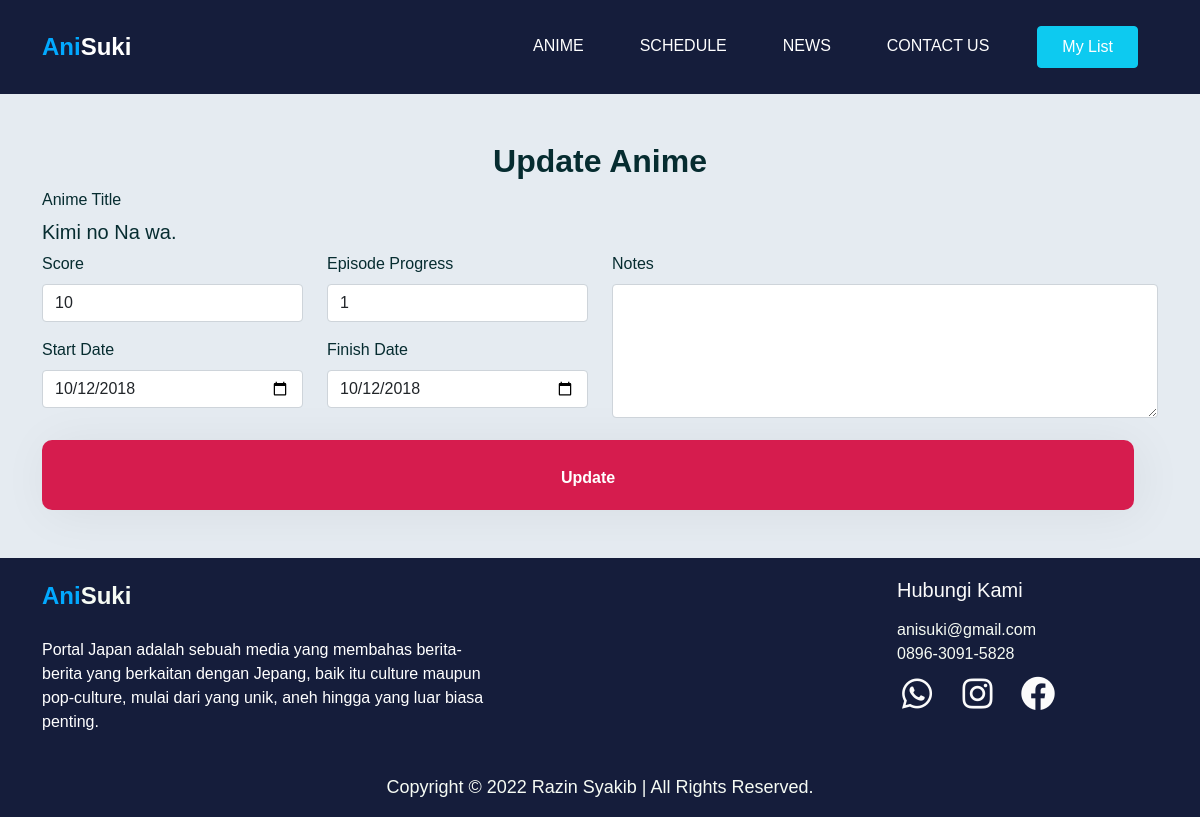
Page /list_update.php?id_anime=Ani0007 on the committed database.
### tables this page shows
CREATE TABLE `anime_list` (
  `id_anime` varchar(7) NOT NULL,
  `anime_title` varchar(255) NOT NULL,
  `score` int(2) NOT NULL,
  `episode_progress` int(4) NOT NULL,
  `start_date` date NOT NULL,
  `finish_date` date NOT NULL,
  `notes` varchar(255) NOT NULL
);

### list_update.php (the view, shortened to what this page needs)
<?php
require 'koneksi.php';
?>
<!doctype html>
<html lang="en">
<head>
    <link href="https://cdn.jsdelivr.net/npm/bootstrap@5.0.2/dist/css/bootstrap.min.css" rel="stylesheet">
    <link rel="stylesheet" href="style.css">
    <link href="https://unpkg.com/aos@2.3.1/dist/aos.css" rel="stylesheet">
    <link href='https://unpkg.com/boxicons@2.1.2/css/boxicons.min.css' rel='stylesheet'>
    <link rel="stylesheet" href="path/to/font-awesome/css/font-awesome.min.css">
</head>
<body>
    <header>
        <div id="nav-scroll">
            <nav class="navbar navbar-expand-lg navbar-light py-4 bgcolor" data-aos="fade-down">
                <div class="container">
                    <a class="navbar-brand" href="#"><span>Ani</span>Suki</a>
                    <div class="collapse navbar-collapse" id="navbarResponsive">
                        <div class="navbar-nav ms-auto">
                            <a class="nav-link" aria-current="page" href="nime.html">ANIME</a>
                            <a class="nav-link" href="#">SCHEDULE</a>
                            <a class="nav-link" href="news.php">NEWS</a>
                            <a class="nav-link" href="contact.php">CONTACT US</a>
                            <a class="nav-link btn btn-info px-4 text-white" href="list.php">My List</a>
                        </div>
                    </div>
                </div>
            </nav>
        </div>
    </header>
    <section class="body-edit">
        <?php
        if (isset($_GET['id_anime'])) {
            $id_anime = mysqli_real_escape_string($connect, $_GET['id_anime']);
            $query = "SELECT * FROM anime_list WHERE id_anime='$id_anime'";
            $query_run = mysqli_query($connect, $query);
            if (mysqli_num_rows($query_run) > 0) {
                $list = mysqli_fetch_array($query_run);
        ?>
                <div class="container">
                    <div class="row pt-5" data-aos="fade-up" data-aos-once="true">
                        <div class="col-12">
                            <h2 class="section-heading">Update Anime</h2>
                        </div>
                        <form method="POST">
                            <div class="row">
                                <div class="col-12">
                                    <label for="" class="form-label">Anime Title</label>
                                    <h5 class="tittle-anime">
                                        <?php
                                        echo $list['anime_title'];
                                        ?></h5>
                                </div>
                                <div class="col-3">
                                    <div class="row">
                                        <div class="col-12 mb-3" data-aos="fade-up" data-aos-once="true" data-aos-delay="100">
                                            <label for="" class="form-label">Score</label>
                                            <input type="number" class="form-control" name="score" value="<?= $list['score']; ?>" required>
                                        </div>
                                        <div class="col-12 mb-3" data-aos="fade-up" data-aos-once="true" data-aos-delay="200">
                                            <label for="" class="form-label">Start Date</label>
                                            <input type="date" class="form-control" name="start_date" value="<?= $list['start_date']; ?>" required>
                                        </div>
                                    </div>
                                </div>
                                <div class="col-3">
                                    <div class="row">
                                        <div class="col-12 mb-3" data-aos="fade-up" data-aos-once="true" data-aos-delay="200">
                                            <label for="" class="form-label">Episode Progress</label>
                                            <input type="number" class="form-control" name="episode_progress" min="1" max="12" value="<?= $list['episode_progress']; ?>" required>
                                        </div>
                                        <div class="col-12 mb-3" data-aos="fade-up" data-aos-once="true" data-aos-delay="200">
                                            <label for="" class="form-label">Finish Date</label>
                                            <input type="date" class="form-control" name="finish_date" value="<?= $list['finish_date']; ?>">
                                        </div>
                                    </div>
                                </div>
                                <div class="col-6" data-aos="fade-up" data-aos-once="true" data-aos-delay="400">
                                    <label for="exampleFormControlTextarea1" class="form-label">Notes</label>
                                    <textarea class="form-control" id="exampleFormControlTextarea1" rows="5" name="notes"><?= $list['notes']; ?></textarea>
                                </div>
                                <div class="row mt-3">
                                    <div class="col-12">
                                        <button type="submit" name="update_list" class="button">
                                            <p>Update</p>
                                        </button>
                                    </div>
                                </div>
                            </div>
                        </form>
                    </div>
                </div>
        <?php
            } else {
                echo "No such Id Found";
            }
        }
        ?>
    </section>
    <section class="footer mt-5">
        <div class="container">
            <div class="row">
                <div class="col-5">
                    <div class="logo-footer">
                        <a class="navbar-brand" href="index.html"><span>Ani</span>Suki</a>
                    </div>
                    <div class="info mt-4">
                        <div class="footer-text mt-3">
                            <p class="text-white">Portal Japan adalah sebuah media yang membahas berita-berita
                                yang berkaitan dengan Jepang, baik itu culture maupun pop-culture, mulai dari yang unik,
                                aneh hingga yang luar biasa penting.</p>
                        </div>
                    </div>
                </div>
                <div class="col-4"></div>
                <div class="col-2">
                    <div class="info">
                        <h5 style="color: #FBFBFB;">Hubungi Kami</h5>
                        <div class="sosmed">
                            <div class="row mt-3">
                                <div class="col-12">
                                    <a href="mailto: anisuki@gmail.com" target="_blank" class=" infotxt">anisuki@gmail.com</a>
                                </div>
                                <div class="col-12">
                                    <a href="#" class="infotxt">0896-3091-5828</a>
                                </div>
                                <div class="col-12 mt-2">
                                    <a href="#"><i class="bx bxl-whatsapp pe-2"></i></a>
                                    <a href="#"><i class='bx bxl-instagram px-2'></i></a>
                                    <a href="#"><i class='bx bxl-facebook-circle ps-2'></i></a>
                                </div>
                            </div>
                        </div>
                    </div>
                </div>
                <div class="col-1"></div>
            </div>
            <div class="row">
                <div class="col-12 mt-4">
                    <p class="copyright">Copyright © 2022 Razin Syakib | All Rights Reserved.</p>
                </div>
            </div>
        </div>
    </section>
</body>
</html>

### style.css (style rules this page uses)
* { box-sizing: border-box !important; color: #062C30; font-family: "Poppins", sans-serif; }
body { background-color: #E5EBF1; }
a { text-decoration: none; }
.navbar { background-color: #151D3B; }
.navbar-brand { font-weight: 900; font-size: 24px; }
.navbar a { color: white !important; }
.navbar-brand span { color: #02A9FF; }
.nav-link { color: white !important; margin-right: 20px; margin-left: 20px; }
.button { width: 100%; height: 70px; background-color: #D61C4E; border-radius: 10px; border: none; box-shadow: 5px 4px 50px rgba(0, 0, 0, 0.06); transition: 0.3s all; text-decoration: none; }
.button p { padding: 25px; color: white; text-align: center; font-weight: 700; }
.section-heading { color: #062C30; font-weight: 700; text-align: center; }
.footer { background-color: #151D3B; padding-top: 20px; }
.footer .logo-footer a { color: #F6FBF4; }
.footer .info a { color: #F6FBF4; text-decoration: none; }
.sosmed i { font-size: 40px; color: #FBFBFB; }
.copyright { font-size: 18px; color: #F6FBF4; text-align: center; }

### rows in the picture
anime_list: anime_title "Kimi no Na wa.", score "10", start_date "10/12/2018", episode_progress "1", finish_date "10/12/2018"
